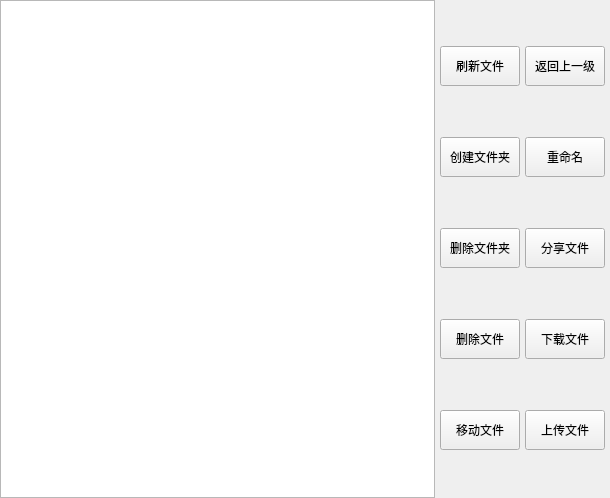
<?xml version="1.0" encoding="UTF-8"?>
<ui version="4.0">
 <class>File</class>
 <widget class="QWidget" name="File">
  <property name="geometry">
   <rect>
    <x>0</x>
    <y>0</y>
    <width>610</width>
    <height>498</height>
   </rect>
  </property>
  <property name="windowTitle">
   <string>Form</string>
  </property>
  <layout class="QHBoxLayout" name="horizontalLayout">
   <property name="spacing">
    <number>5</number>
   </property>
   <property name="leftMargin">
    <number>0</number>
   </property>
   <property name="topMargin">
    <number>0</number>
   </property>
   <property name="rightMargin">
    <number>5</number>
   </property>
   <property name="bottomMargin">
    <number>0</number>
   </property>
   <item>
    <widget class="QListWidget" name="listWidget"/>
   </item>
   <item>
    <layout class="QGridLayout" name="gridLayout">
     <item row="0" column="0">
      <widget class="QPushButton" name="flushFile_PB">
       <property name="minimumSize">
        <size>
         <width>0</width>
         <height>40</height>
        </size>
       </property>
       <property name="text">
        <string>刷新文件</string>
       </property>
      </widget>
     </item>
     <item row="0" column="1">
      <widget class="QPushButton" name="return_PB">
       <property name="minimumSize">
        <size>
         <width>0</width>
         <height>40</height>
        </size>
       </property>
       <property name="text">
        <string>返回上一级</string>
       </property>
      </widget>
     </item>
     <item row="1" column="0">
      <widget class="QPushButton" name="mkdir_PB">
       <property name="minimumSize">
        <size>
         <width>0</width>
         <height>40</height>
        </size>
       </property>
       <property name="text">
        <string>创建文件夹</string>
       </property>
      </widget>
     </item>
     <item row="1" column="1">
      <widget class="QPushButton" name="rename_PB">
       <property name="minimumSize">
        <size>
         <width>0</width>
         <height>40</height>
        </size>
       </property>
       <property name="text">
        <string>重命名</string>
       </property>
      </widget>
     </item>
     <item row="2" column="0">
      <widget class="QPushButton" name="rmdir_PB">
       <property name="minimumSize">
        <size>
         <width>0</width>
         <height>40</height>
        </size>
       </property>
       <property name="text">
        <string>删除文件夹</string>
       </property>
      </widget>
     </item>
     <item row="2" column="1">
      <widget class="QPushButton" name="share_PB">
       <property name="minimumSize">
        <size>
         <width>0</width>
         <height>40</height>
        </size>
       </property>
       <property name="text">
        <string>分享文件</string>
       </property>
      </widget>
     </item>
     <item row="3" column="0">
      <widget class="QPushButton" name="remove_PB">
       <property name="minimumSize">
        <size>
         <width>0</width>
         <height>40</height>
        </size>
       </property>
       <property name="text">
        <string>删除文件</string>
       </property>
      </widget>
     </item>
     <item row="3" column="1">
      <widget class="QPushButton" name="download_PB">
       <property name="minimumSize">
        <size>
         <width>0</width>
         <height>40</height>
        </size>
       </property>
       <property name="text">
        <string>下载文件</string>
       </property>
      </widget>
     </item>
     <item row="4" column="0">
      <widget class="QPushButton" name="mv_PB">
       <property name="minimumSize">
        <size>
         <width>0</width>
         <height>40</height>
        </size>
       </property>
       <property name="text">
        <string>移动文件</string>
       </property>
      </widget>
     </item>
     <item row="4" column="1">
      <widget class="QPushButton" name="upload_PB">
       <property name="minimumSize">
        <size>
         <width>0</width>
         <height>40</height>
        </size>
       </property>
       <property name="text">
        <string>上传文件</string>
       </property>
      </widget>
     </item>
    </layout>
   </item>
  </layout>
 </widget>
 <resources/>
 <connections/>
</ui>
